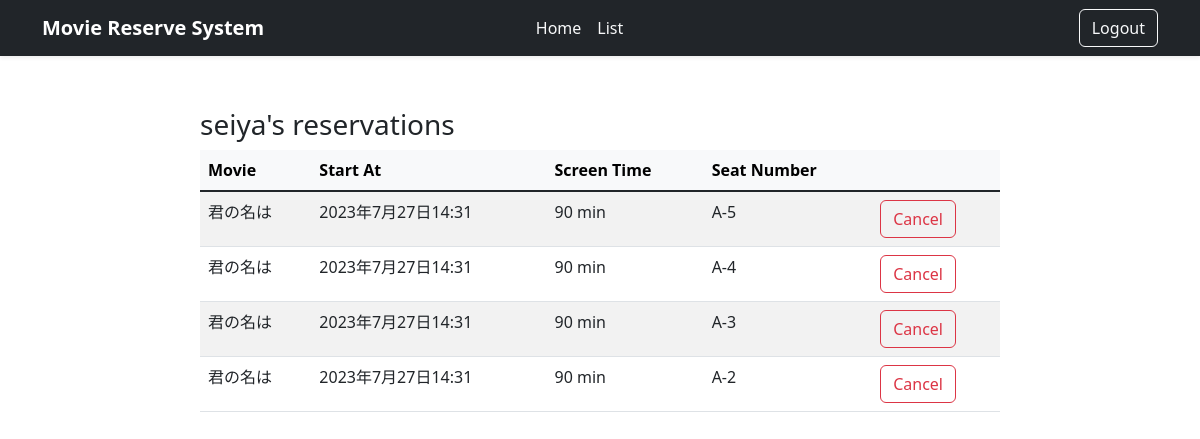
The page /reservation_list/ (signed in) on the database as committed earlier.
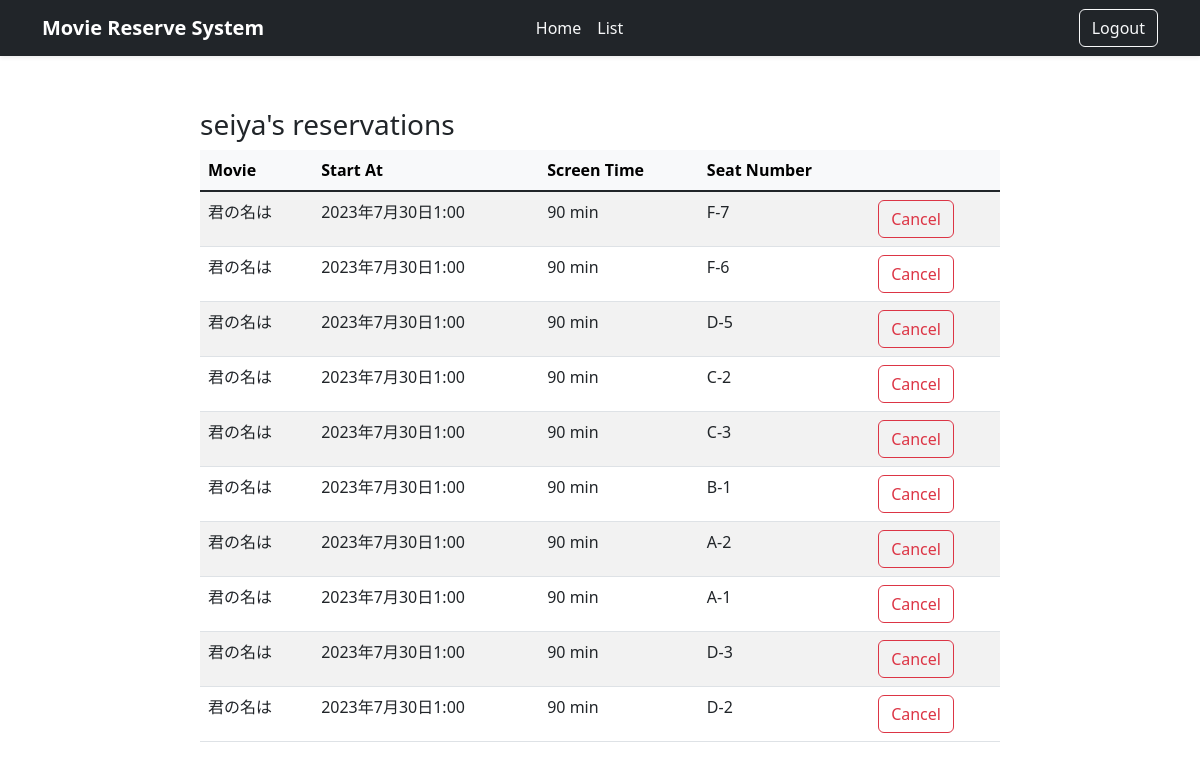
The same page on the database as committed later.
### MovieReserveSystem/models.py (models this page shows, shortened)
class Reservation(models.Model):
    id = models.UUIDField(primary_key=True, default=uuid.uuid4, editable=False)
    schedule = models.ForeignKey(Schedule, on_delete=models.CASCADE)
    user = models.ForeignKey(get_user_model(), on_delete=models.CASCADE)
    seat = models.ForeignKey(Seat, null=True, on_delete=models.CASCADE)
    is_deleted = models.BooleanField(default=False, help_text='削除されたらTrue')
    created_at = models.DateTimeField(default=timezone.now, help_text='作成日')
    def __str__(self):
        return f"{self.seat}"

class Schedule(models.Model):
    id = models.UUIDField(primary_key=True, default=uuid.uuid4, editable=False)
    movie = models.ForeignKey(Movie, on_delete=models.CASCADE)
    hole = models.ForeignKey(Hole, on_delete=models.CASCADE)
    start_at = models.DateTimeField(null=True, help_text='上映日時')
    is_deleted = models.BooleanField(default=False, help_text='削除されたらTrue')
    is_sold_out = models.BooleanField(default=False, help_text='満席ならTrue')

class Movie(models.Model):
    id = models.UUIDField(primary_key=True, default=uuid.uuid4, editable=False)
    name = models.CharField(max_length=128, help_text='映画名')
    poster = models.ImageField(upload_to='images')
    screen_time = models.IntegerField(default=90, help_text='上映時間')
    is_deleted = models.BooleanField(default=False, help_text='削除されたらTrue')
    def __str__(self):
        return self.name

class Seat(models.Model):
    id = models.UUIDField(primary_key=True, default=uuid.uuid4, editable=False)
    hole = models.ForeignKey(Hole, on_delete=models.CASCADE)
    row = models.IntegerField(default=0, help_text='行')
    col = models.IntegerField(default=0, help_text='列')
    def __str__(self):
        return f"{chr(self.row+64)}-{self.col}"

### MovieReserveSystem/views.py (the view)
# urls.py: path('reservation_list/', views.reservation_list_view, name='reservation_list'),
@login_required
def reservation_list_view(request):
    user = request.user
    reservations = getReservationByUser(user)
    toast = request.GET.get(key="toast", default="False")
    context = {
        'reservations': reservations,
        'toast': toast
    }
    return render(request, 'reservation_list.html', context)

### MovieReserveSystem/views.py (called while the page is built)
def getReservationByUser(user):
    reservations = Reservation.objects.filter(user=user, is_deleted=False).order_by('-created_at')
    return reservations

### MovieReserveSystem/templates/reservation_list.html (shortened to what this page needs)
{% extends "base.html" %} {% block body %}
<h3 class="mt-5">{{request.user.username}}'s reservations</h3>
<table class="table table-striped">
  <thead class="table-light">
    <tr>
      <th scope="col">Movie</th>
      <th scope="col">Start At</th>
      <th scope="col">Screen Time</th>
      <th scope="col">Seat Number</th>
      <th scope="col"></th>
    </tr>
  </thead>
  <tbody class="table-group-divider">
    {% for reservation in reservations %}
    <tr>
      <td>{{reservation.schedule.movie}}</td>
      <td>{{reservation.schedule.start_at}}</td>
      <td>{{reservation.schedule.movie.screen_time}} min</td>
      <td>{{reservation.seat}}</td>
      <td>
        <button
          type="button"
          class="btn btn-outline-danger"
          data-bs-toggle="modal"
          data-bs-target="#ConfirmModal"
          onclick="deleteReservation(this)"
        >
          Cancel
        </button>
      </td>
    </tr>
    {% endfor %}
  </tbody>
</table>
 {% endblock %} {% block script %} {% load static %}
{% endblock %}

Rows that differ between the two databases and show on the page:
removed Reservation: schedule.movie "君の名は", schedule.start_at "2023年7月27日14:31", schedule.movie.screen_time "90", seat "A-5"
removed Reservation: schedule.movie "君の名は", schedule.start_at "2023年7月27日14:31", schedule.movie.screen_time "90", seat "A-4"
removed Reservation: schedule.movie "君の名は", schedule.start_at "2023年7月27日14:31", schedule.movie.screen_time "90", seat "A-3"
removed Reservation: schedule.movie "君の名は", schedule.start_at "2023年7月27日14:31", schedule.movie.screen_time "90", seat "A-2"
added Reservation: schedule.movie "君の名は", schedule.start_at "2023年7月30日1:00", schedule.movie.screen_time "90", seat "F-7"
added Reservation: schedule.movie "君の名は", schedule.start_at "2023年7月30日1:00", schedule.movie.screen_time "90", seat "F-6"
added Reservation: schedule.movie "君の名は", schedule.start_at "2023年7月30日1:00", schedule.movie.screen_time "90", seat "D-5"
added Reservation: schedule.movie "君の名は", schedule.start_at "2023年7月30日1:00", schedule.movie.screen_time "90", seat "C-2"
added Reservation: schedule.movie "君の名は", schedule.start_at "2023年7月30日1:00", schedule.movie.screen_time "90", seat "C-3"
added Reservation: schedule.movie "君の名は", schedule.start_at "2023年7月30日1:00", schedule.movie.screen_time "90", seat "B-1"
added Reservation: schedule.movie "君の名は", schedule.start_at "2023年7月30日1:00", schedule.movie.screen_time "90", seat "A-2"
added Reservation: schedule.movie "君の名は", schedule.start_at "2023年7月30日1:00", schedule.movie.screen_time "90", seat "A-1"
added Reservation: schedule.movie "君の名は", schedule.start_at "2023年7月30日1:00", schedule.movie.screen_time "90", seat "D-3"
added Reservation: schedule.movie "君の名は", schedule.start_at "2023年7月30日1:00", schedule.movie.screen_time "90", seat "D-2"
